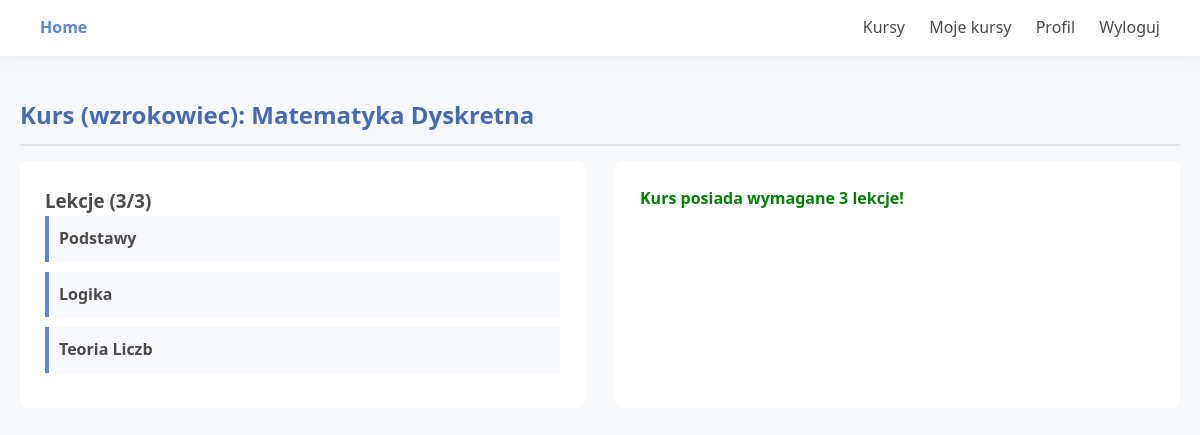
Page /edytuj_kurs.php?id=1 (signed in) on the committed database.
### tables this page shows
CREATE TABLE `kursy` (
  `id` int(11) NOT NULL,
  `id_nauczyciela` int(11) NOT NULL,
  `id_kategorii` int(11) NOT NULL,
  `tytul` varchar(100) NOT NULL,
  `opis` text NOT NULL,
  `obrazek` varchar(255) DEFAULT 'default_course.jpg',
  `styl_uczenia` enum('wzrokowiec','sluchowiec','kinestetyk') NOT NULL,
  `data_utworzenia` timestamp NOT NULL DEFAULT current_timestamp()
);

CREATE TABLE `lekcje` (
  `id` int(11) NOT NULL,
  `id_dzialu` int(11) NOT NULL,
  `tytul` varchar(100) NOT NULL,
  `tresc` text NOT NULL,
  `kolejnosc` int(11) NOT NULL,
  `dodatek_medialny` varchar(255) DEFAULT NULL
);

### edytuj_kurs.php (the view, shortened to what this page needs)
<?php
require_once 'includes/db.php';
$id_kursu = isset($_GET['id']) ? (int)$_GET['id'] : 0;
$stmtKurs = $pdo->prepare("SELECT * FROM kursy WHERE id = ?");
$stmtKurs->execute([$id_kursu]);
$kurs = $stmtKurs->fetch();
$stmtDzialy = $pdo->prepare("SELECT * FROM dzialy WHERE id_kursu = ? ORDER BY id ASC");
$stmtDzialy->execute([$id_kursu]);
$dzialy = $stmtDzialy->fetchAll();
$stmtLekcje = $pdo->prepare("
    SELECT l.*, d.nazwa as nazwa_dzialu, t.pytanie
    FROM lekcje l
    JOIN dzialy d ON l.id_dzialu = d.id
    LEFT JOIN testy t ON t.id_lekcji = l.id
    WHERE d.id_kursu = ?
    ORDER BY l.kolejnosc ASC
");
$stmtLekcje->execute([$id_kursu]);
$lekcje = $stmtLekcje->fetchAll();
$liczba_lekcji = count($lekcje);
?>
<!DOCTYPE html>
<html lang="pl">
<head>
    <link rel="stylesheet" href="css/style.css">
</head>
<body>
    <?php include 'includes/navbar.php'; ?>
    <div class="container">
        <h2 class="section-title">Kurs (<?php echo htmlspecialchars($kurs['styl_uczenia']); ?>): <?php echo htmlspecialchars($kurs['tytul']); ?></h2>
        <div style="display: grid; grid-template-columns: 1fr 1fr; gap: 30px;">
            <div style="background: white; padding: 25px; border-radius: 8px;">
                <h3>Lekcje (<?php echo $liczba_lekcji; ?>/3)</h3>
                <?php foreach ($lekcje as $l): ?>
                    <div style="background: var(--bg-color); padding: 10px; margin-bottom: 10px; border-left: 4px solid var(--primary-color);">
                        <strong><?php echo htmlspecialchars($l['tytul']); ?></strong>
                    </div>
                <?php endforeach; ?>
            </div>
            <div style="background: white; padding: 25px; border-radius: 8px;">
                <?php if ($liczba_lekcji < 3): ?>
                    <h3>Dodaj lekcję (Lekcja <?php echo $liczba_lekcji + 1; ?>)</h3>
                    <div style="background-color: #e8f4f8; padding: 15px; border-radius: 5px; margin-bottom: 20px; font-size: 14px;">
                        <strong>Wskazówka dla Nauczyciela:</strong> Twój kurs jest dla stylu: <b style="text-transform: capitalize;"><?php echo $kurs['styl_uczenia']; ?></b>.<br>
                        <?php if($kurs['styl_uczenia'] == 'wzrokowiec'): ?>
                            Skup się na bogatym formacie tekstu i podaj link do schematu/grafiki w polu "Dodatek Medialny".
                        <?php elseif($kurs['styl_uczenia'] == 'sluchowiec'): ?>
                            Opisz krótko temat, a w polu "Dodatek Medialny" wklej link do pliku MP3 z nagranym wykładem!
                        <?php else: ?>
                            W tekście dokładnie opisz co uczeń musi wykonać, a w polu "Dodatek Medialny" możesz podać link do interaktywnego zadania / symulatora.
                        <?php endif; ?>
                    </div>
                    <form method="POST">
                        <select name="id_dzialu" class="form-group" style="width:100%; padding:10px; margin-bottom:10px;" required>
                            <?php foreach($dzialy as $dzial): ?><option value="<?php echo $dzial['id']; ?>"><?php echo htmlspecialchars($dzial['nazwa']); ?></option><?php endforeach; ?>
                        </select>
                        <input type="text" name="tytul" placeholder="Tytuł lekcji" class="form-group" style="width:100%; padding:10px; margin-bottom:10px;" required>
                        <textarea name="tresc" rows="4" placeholder="Treść lekcji..." style="width:100%; padding:10px; margin-bottom:10px;" required></textarea>
                        <input type="text" name="dodatek_medialny" placeholder="Dodatek Medialny (Link do: obrazu / pliku .mp3 / symulacji)" style="width:100%; padding:10px; margin-bottom:20px; border: 1px solid var(--primary-color);">
                        <h4 style="color: var(--danger-color);">Test podsumowujący</h4>
                        <input type="text" name="pytanie" placeholder="Pytanie" style="width:100%; padding:8px; margin-bottom:5px;" required>
                        <input type="text" name="odp_a" placeholder="Odp A" style="width:100%; padding:8px; margin-bottom:5px;" required>
                        <input type="text" name="odp_b" placeholder="Odp B" style="width:100%; padding:8px; margin-bottom:5px;" required>
                        <input type="text" name="odp_c" placeholder="Odp C" style="width:100%; padding:8px; margin-bottom:5px;" required>
                        <select name="poprawna_odpowiedz" style="width:100%; padding:8px; margin-bottom:15px;"><option value="a">A</option><option value="b">B</option><option value="c">C</option></select>
                        <button type="submit" name="dodaj_lekcje" class="btn">Zapisz Lekcję</button>
                    </form>
                <?php else: ?>
                    <p style="color: green; font-weight: bold;">Kurs posiada wymagane 3 lekcje!</p>
                <?php endif; ?>
            </div>
        </div>
    </div>
</body>
</html>

### css/style.css (style rules this page uses)
:root { --bg-color: #f7f9fc; --text-color: #4a4a4a; --primary-color: #5c85d6; --primary-hover: #476bb3; --nav-bg: #ffffff; --card-bg: #ffffff; --border-color: #e1e5eb; --success-color: #66cc99; --danger-color: #e67373; }
* { box-sizing: border-box; margin: 0; padding: 0; font-family: 'Segoe UI', Tahoma, Geneva, Verdana, sans-serif; }
body { background-color: var(--bg-color); color: var(--text-color); line-height: 1.6; }
.container { max-width: 1200px; margin: 40px auto; padding: 0 20px; }
.section-title { margin: 30px 0 15px 0; color: var(--primary-hover); border-bottom: 2px solid var(--border-color); padding-bottom: 10px; }

### rows in the picture
kursy: styl_uczenia "wzrokowiec", tytul "Matematyka Dyskretna"
lekcje: tytul "Podstawy"
lekcje: tytul "Logika"
lekcje: tytul "Teoria Liczb"

### other values in the picture
$liczba_lekcji "3"
